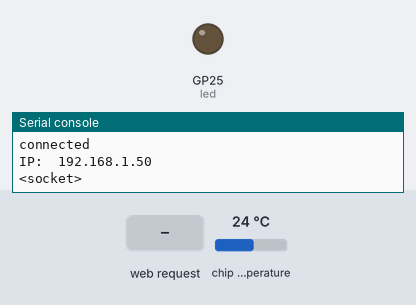
Bench run of a program on a simulated Raspberry Pi Pico running MicroPython. Parts: output pins drawn as LEDs (lit = HIGH), the last lines printed to the serial console. Inputs (shaded band) come from the test bench; at power-on: chip temperature 24 °C. WiFi joins after 1.5 s.

Above: at 3.2 s.
3.3 s: HTTP request GET /on? received
At 4.0 s:
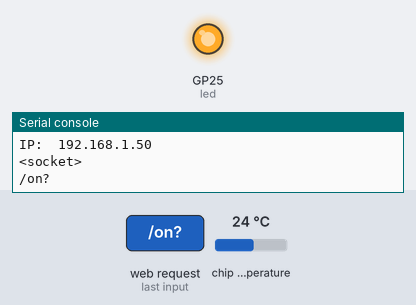
4.8 s: HTTP request GET /off? received
At 5.1 s:
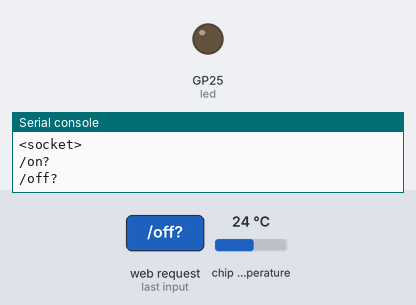
Timing chart, 0 to 7.8 s (numbered marks = the images above; inputs shaded):
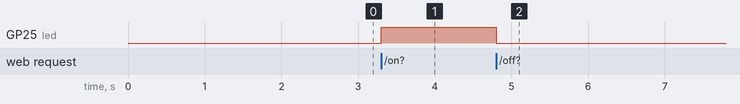

The program:

Raspberry_wifi_Communication_Arduino.py
```python
import machine                                     #Biblioteca para utilização dos pinos do Raspberry.
import socket                                      #Biblioteca para utilização do socket.
import network                                     #Biblioteca para utilização das configurações de rede.
from time import sleep                             #Biblioteca para utilização do delay.
#============================================Configurações iniciais===================================================#
wlan = network.WLAN(network.STA_IF)                #Configura o Raspberry como um ponto que irá se conectar a rede.
wlan.active(True)                                  #Habilita o W-Fi.
wlan.connect("iPhone de Diogo","kikoMia123")         #Configura o nome da rede e a senha.
led=machine.Pin('LED',machine.Pin.OUT)             #Configura o LED onboard da placa como saída.
#============================================Configurações iniciais===================================================#
while wlan.isconnected() == False:                 #Se não houver conexão...
    print('Waiting connection...')                 #Exibe mensagem.
    sleep(1)                                       #Espera 1 Segundo.
if wlan.isconnected() == True:                     #Se houver conexão.
    print('connected')                             #Exibe mensagem.
    ip=wlan.ifconfig()[0]                          #Atribue o ip do Raspberry a variável.
    print('IP: ', ip)                              #Exibe o ip do Raspberry
#===================================================Página web========================================================#
def webpage(value):
    html = f"""
            <!DOCTYPE html>
            <html>
            <body>
            <form action="./on">
            <input type="submit" value="Led On" />
            </form>
            <form action="./off">
            <input type="submit" value="Led Off" />
            </form>
            </body>
            </form>
            <p>Temperature is {value} degrees Celsius</p>
            </body>
            </html>
            """
    return html
#=========================================Verifica a conexão com o serve==============================================#
def serve(connection):
    while True:
        client = connection.accept()[0]
        request = client.recv(1024)
        request = str(request)
        try:
            request = request.split()[1]
        except IndexError:
            pass

        print(request)

#===================================Verifica os dados que retornam da página===========================================#
        if request == '/on?':                                                        #Se o dado recebido é "on".
            led.high()                                                               #Liga o led.
        elif request == '/off?':                                                     #Se o dado recebido é "off".
            led.low()                                                                #Desliga o led.
        Sensor = machine.ADC(4)                                                      #Configura o sensor de temperatura onboard.
        conversion_factor = 3.3 / (65535)                                            #Fator de conversão
        value = 27 - ((Sensor.read_u16() * conversion_factor) - 0.706)/0.001721      #Cálculo para temperatura em  Celsius
        html=webpage(value)                                                          #Html recebe value
        client.send(html)                                                            #Envia o para a página
        client.close()                                                               #Encerra
#====================================================Inicia o socket===================================================#
def open_socket(ip):
    address = (ip, 80)
    connection = socket.socket()
    connection.bind(address)
    connection.listen(1)
    print(connection)
    return(connection)
#====================================================Tenta a conexão===================================================#
try:
    if ip is not None:
        connection=open_socket(ip)
        serve(connection)
except KeyboardInterrupt:
    machine.reset()
```

Measured:
- after the input at 3.3 s, GP25 (led): LOW → HIGH at once
- after the input at 4.8 s, GP25 (led): HIGH → LOW at once
